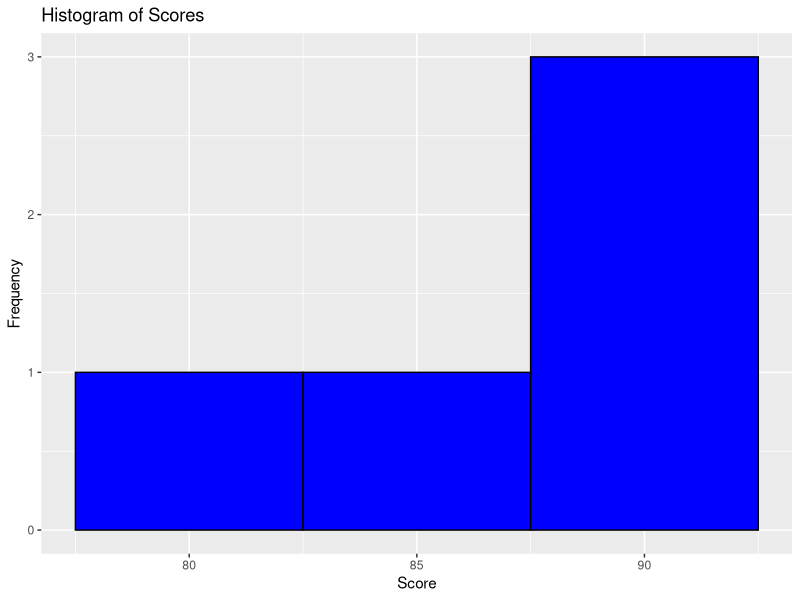
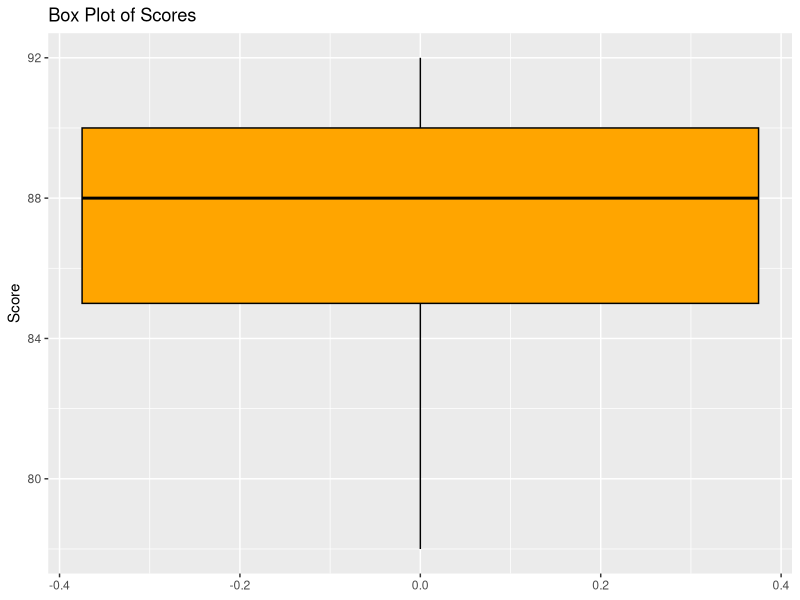
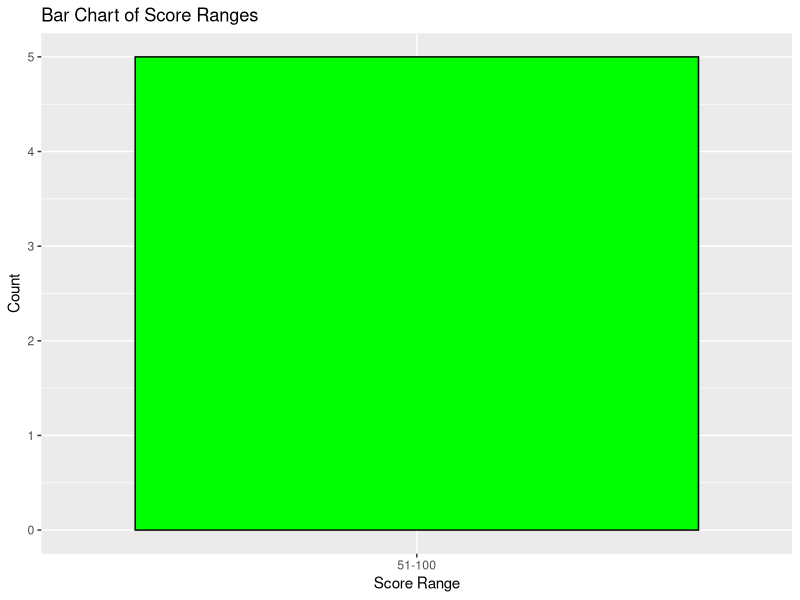
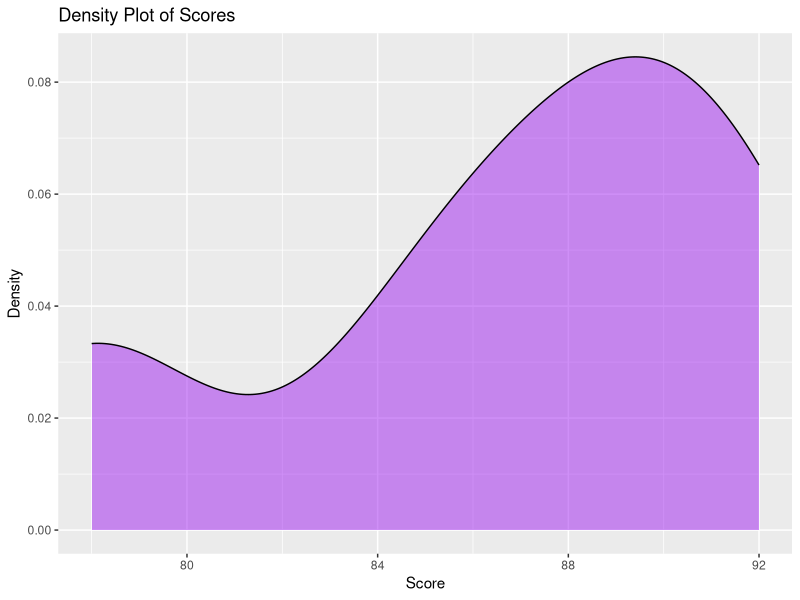
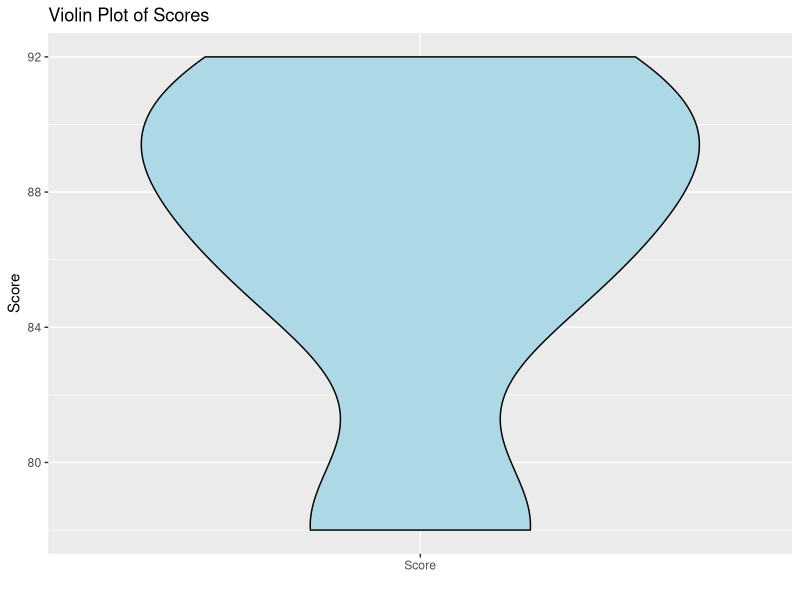

The R source for these figures, in order:
# Load necessary libraries
library(ggplot2)

# Create the data frame
data <- data.frame(
  ID = c(1, 2, 3, 4, 5),
  Score = c(85, 92, 78, 88, 90)
)

# Add a dummy variable for x-axis
data$Category <- "Score"

# 1. Create a histogram of Score
ggplot(data, aes(x = Score)) +
  geom_histogram(binwidth = 5, fill = "blue", color = "black") +
  labs(title = "Histogram of Scores", x = "Score", y = "Frequency")

# 2. Generate a box plot of Score
ggplot(data, aes(y = Score)) +
  geom_boxplot(fill = "orange", color = "black") +
  labs(title = "Box Plot of Scores", y = "Score")

# 3. Plot a bar chart showing the count of scores in different ranges
data$ScoreRange <- cut(data$Score, breaks = c(0, 50, 100), labels = c("0-50", "51-100"))
ggplot(data, aes(x = ScoreRange)) +
  geom_bar(fill = "green", color = "black") +
  labs(title = "Bar Chart of Score Ranges", x = "Score Range", y = "Count")

# 4. Create a density plot of Score
ggplot(data, aes(x = Score)) +
  geom_density(fill = "purple", alpha = 0.5) +
  labs(title = "Density Plot of Scores", x = "Score", y = "Density")

# 5. Plot a violin plot of Score
ggplot(data, aes(x = Category, y = Score)) +
  geom_violin(fill = "lightblue", color = "black") +
  labs(title = "Violin Plot of Scores", x = "", y = "Score")
